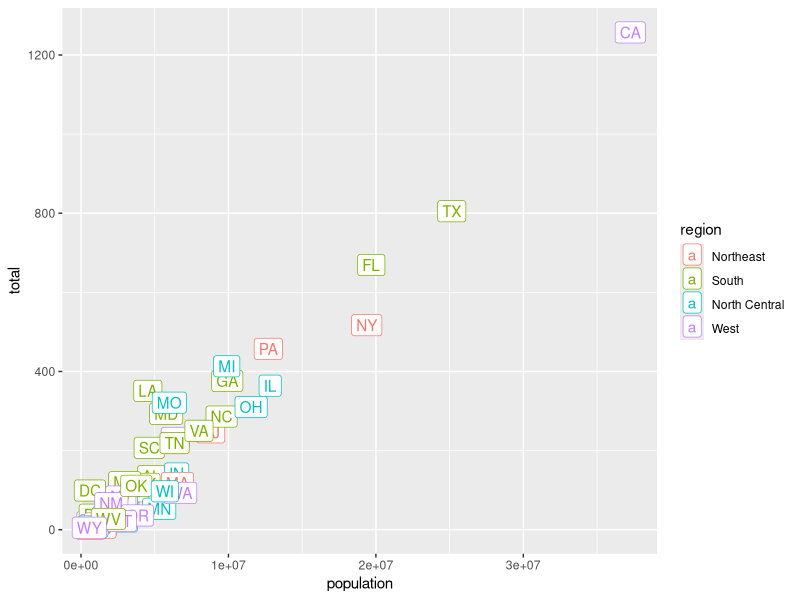
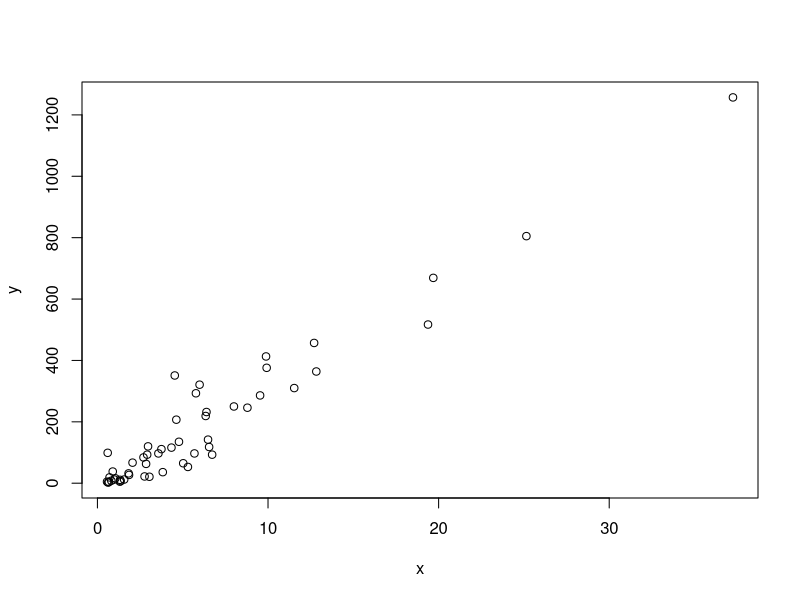
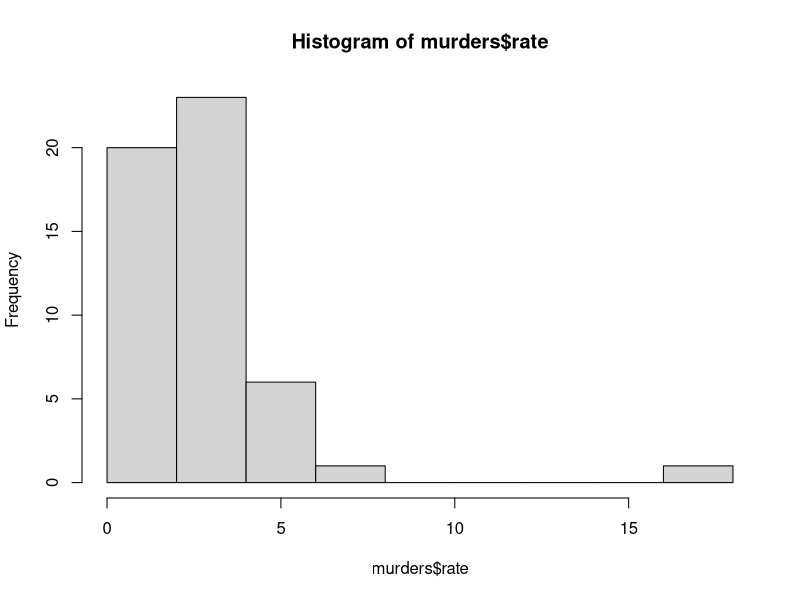
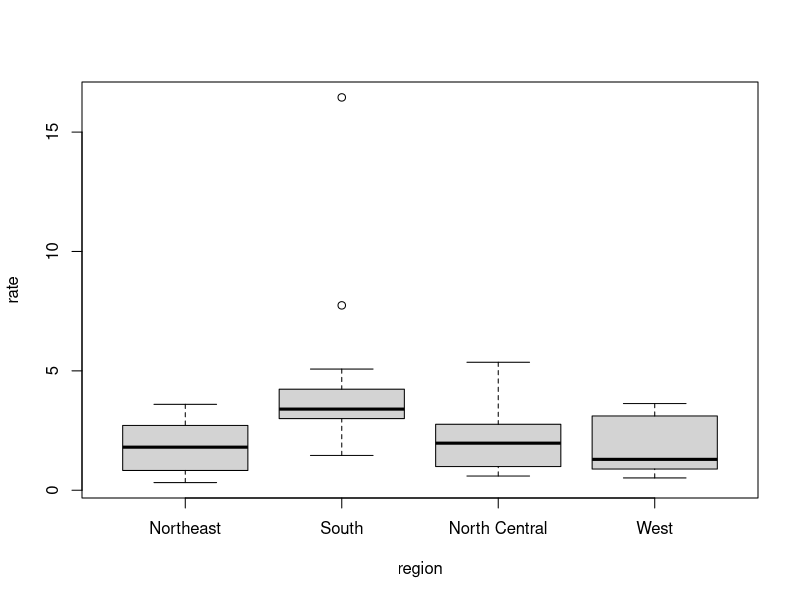
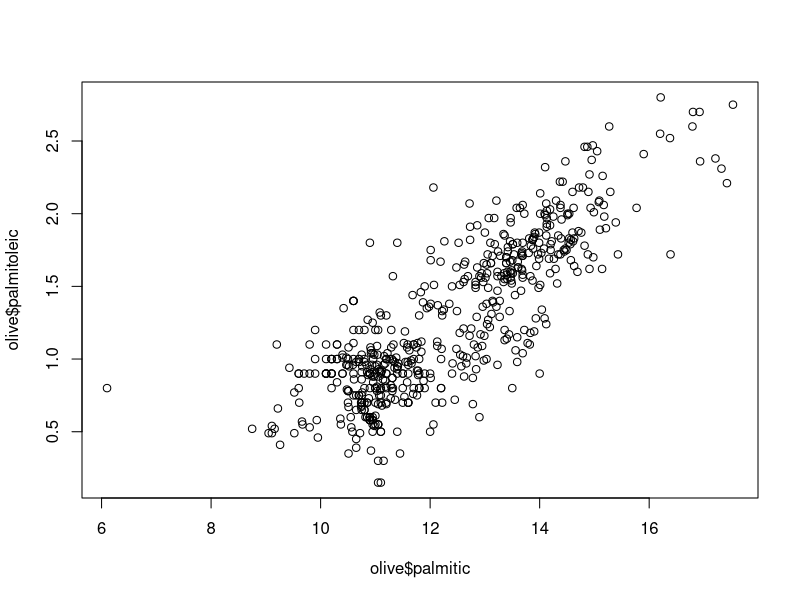
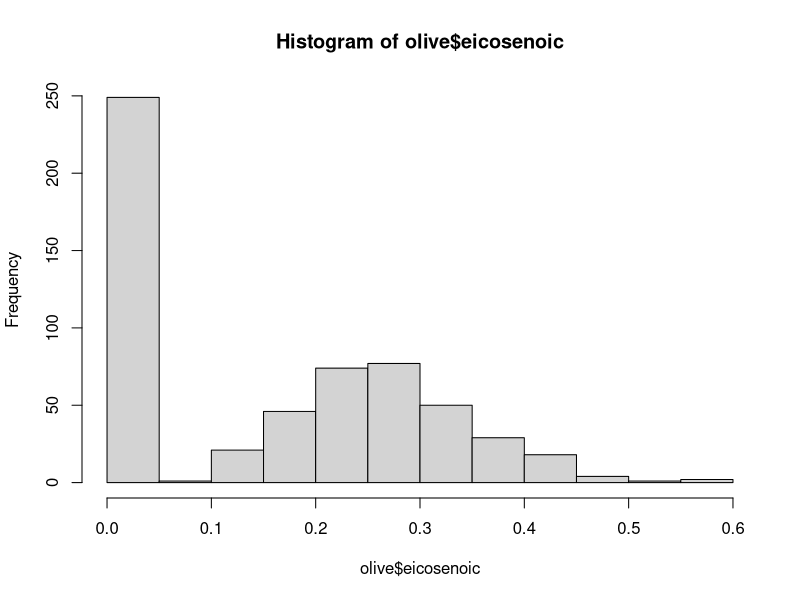
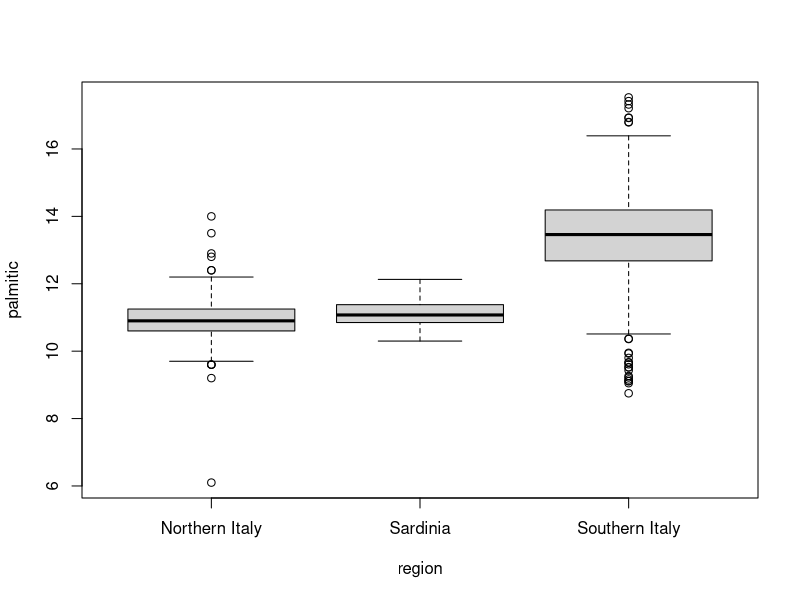
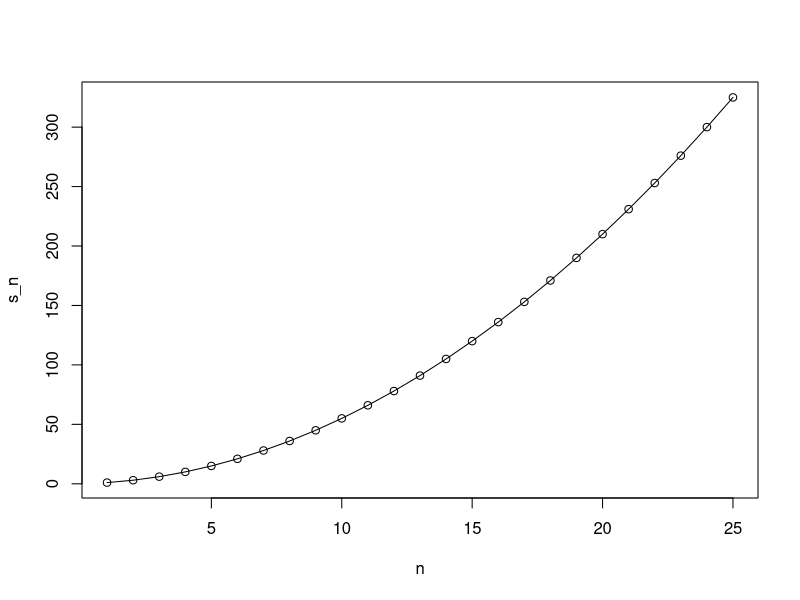

Write the R code that produced these figures, in order.
library(tidyverse)
library(dslabs)
library(dplyr)


##Basics

#use dataset murders
data(murders)

#chart murders
murders %>% ggplot(aes(population, total, label=abb, color=region)) + geom_label()

#play wuith variables
a <- 1
b <- 1
c <- -1
print(a)

#some functions
ls() #variables
help("log") #help
args(log) #help
?"+" #help
class(ls) #data type

#data sets
data() #all data sets
class(murders) 
str(murders) #structure
head(murders) #first lines
murders$population 
names(murders)
pop <- murders$population
length(pop)
length(murders$state)
class(pop)

#data types
z <- 2==3
class(z)
class(murders$region)
levels(murders$region)
a<-2
b<--1
c<-4

#calculation
(-b+sqrt(b*b-4*a*c))/(2*a)
(-b-sqrt(b*b-4*a*c))/(2*a)

##Data
#create a vector
v<- c("a","b","c")
codes <- c("italy" = 380, "canada" = 124, "egypt" = 818) # named elements
class(codes)

# We can also name the elements of a numeric vector using the names() function
codes <- c(380, 124, 818)
country <- c("italy","canada","egypt")
names(codes) <- country
ind <- c(FALSE, TRUE, TRUE)
codes[ind] #where  ind is TRUE

#sequence
seq (1, 10, 2)
codes[2]
codes[c(1,3)] #element1 and 3
codes[1:2] # elements 1 to 2
codes[c("egypt","italy")] # access using names

#coercion
x <- c("a", 1)
class(x)

#conversion
x <- 1:5
y <- as.character(x)
z <- as.numeric(y)
e<-as.numeric(c("1","2","c","s")) #introduce NA missing value
is.na(e) #check for NA
sum(is.na(e)) # Determine how many NA ind has using the sum function

#sorting
sort(murders$total) # sortierung
index <- order(murders$total) #index der Sortierung
murders$state[index] #Staaten anzeigen
max(murders$total) #Max
murders$state[which.max(murders$total)] #Max Index
rank(c(31, 4, 15, 92, 65)) #Rang (kleinste zuerst)

#vector arithmetic
murder_rate <- murders$total / murders$population * 100000
murders$state[order(murder_rate, decreasing=TRUE)]

name <- c("Mandi", "Amy", "Nicole", "Olivia")
distance <- c(0.8, 3.1, 2.8, 4.0)
time <- c(10, 30, 40, 50)
time <- time/60
speed <- distance/time
time[4]
speed[1]
speed

## Indexing
murder_rate <- murders$total / murders$population * 100000
index <- murder_rate <= 0.71 #logical index
murders$state[index] #index with logical vector
sum(index) # coercion logical to numeric
west <- murders$region == "West"
safe <- murder_rate <= 1
murders$state[west & safe] #index with logical vector

# to determine the murder rate in Massachusetts we may do the following
index <- which(murders$state == "Massachusetts")
index
murder_rate[index]

# to obtain the indices and subsequent murder rates of New York, Florida, Texas, we do:
index <- match(c("New York", "Florida", "Texas"), murders$state)
index
murders$state[index]
murder_rate[index]

# to see if Boston, Dakota, and Washington are states
c("Boston", "Dakota", "Washington") %in% murders$state

# adding a column with mutate
murders <- mutate(murders, rate = total / population * 100000)

# subsetting with filter
filter(murders, rate <= 0.71)

# selecting columns with select
new_table <- select(murders, state, region, rate)

# using the pipe
murders %>% select(state, region, rate) %>% filter(rate <= 0.71)

# creating a data frame with stringAsFactors = FALSE
grades <- data.frame(names = c("John", "Juan", "Jean", "Yao"), 
                     exam_1 = c(95, 80, 90, 85), 
                     exam_2 = c(90, 85, 85, 90))
str(grades)
grades <- data.frame(names = c("John", "Juan", "Jean", "Yao"), 
                     exam_1 = c(95, 80, 90, 85), 
                     exam_2 = c(90, 85, 85, 90),
                     stringsAsFactors = TRUE)
str(grades)
nrow(grades)

##Plotting

# a simple scatterplot of total murders versus population
x <- murders$population /10^6
y <- murders$total
plot(x, y)

# a histogram of murder rates
murders <- mutate(murders, rate = total / population * 100000)
hist(murders$rate)
murders$state[which.max(murders$rate)]

# boxplots of murder rates by region
boxplot(rate~region, data = murders)

#summarize
# minimum, median, and maximum murder rate for the states in the West region
s <- murders %>% 
  filter(region == "West") %>%
  summarize(minimum = min(rate), 
            median = median(rate), 
            maximum = max(rate))
s

# average rate adjusted by population size
us_murder_rate <- murders %>% 
  summarize(rate = sum(total) / sum(population) * 10^5)
us_murder_rate

# returning minimum, median, and maximum as a data frame
my_quantile <- function(x){
  r <-  quantile(x, c(0, 0.5, 1))
  data.frame(minimum = r[1], median = r[2], maximum = r[3]) 
}
murders %>% 
  filter(region == "West") %>%
  summarize(my_quantile(rate))

# using pull to save the number directly
us_murder_rate <- murders %>% 
  summarize(rate = sum(total) / sum(population) * 10^5) %>%
  pull(rate)

# using the dot to access the rate
us_murder_rate <- murders %>% 
  summarize(rate = sum(total) / sum(population) * 10^5) %>%
  .$rate

# summarize after grouping
murders %>% 
  group_by(region) %>%
  summarize(median = median(rate))

# order the states by murder rate in descending order
murders %>% arrange(desc(rate)) %>% head()

# order the states by region and then by murder rate within region
murders %>% arrange(region, rate) %>% head()

# return the top 10 states ranked by murder rate, sorted by murder rate
murders %>% arrange(desc(rate)) %>% top_n(10)

##Assessment
library(dslabs)
data(heights)
options(digits = 3) 

str(heights)
average <- mean(heights$height)
ind<-heights$height>average
sum(ind)
ind<-heights$height>average & heights$sex=="Female"
sum(ind)
ind<-heights$sex=="Female"
sum(ind)/length(heights$sex)
minimum <- min(heights$height)
minimum
match(minimum,heights$height)
heights$sex[match(minimum,heights$height)]
maximum <- max(heights$height)
maximum
integers <- seq(1:100)
ind<-integers <= maximum & minimum <= integers
x<-integers[ind]
sum(!(x %in% heights$height))
heights <- mutate(heights,ht_cm=height*2.54)
heights$ht_cm[18]
mean(heights$ht_cm)
females <- heights %>% filter(sex=="Female")
lengths(females)
mean(females$ht_cm)
library(dslabs)
data(olive)
head(olive)
plot(olive$palmitic,olive$palmitoleic)
hist(olive$eicosenoic)
boxplot(palmitic~region,data=olive)


##Programming

#if
a <- 2 #0
if(a!=0){
  print(1/a)
} else{
  print("No reciprocal for 0.")
}

murder_rate <- murders$total / murders$population*100000
ind <- which.min(murder_rate)
if(murder_rate[ind] < 0.5){
  print(murders$state[ind]) 
} else{
  print("No state has murder rate that low")
}


# the ifelse() function is particularly useful on vectors
a <- c(0,1,2,-4,5)
result <- ifelse(a > 0, 1/a, NA)

# the ifelse() function is also helpful for replacing missing values
data(na_example)
sum(is.na(na_example))
no_nas <- ifelse(is.na(na_example), 0, na_example) 
sum(is.na(no_nas))

# the any() and all() functions evaluate logical vectors
z <- c(TRUE, TRUE, FALSE)
any(z) #like OR
all(z) #like AND

# example of defining a function to compute the average of a vector x
avg <- function(x=c(0,0)){ #default with vector 0,0
  s <- sum(x)
  n <- length(x)
  s/n # return value in last line
}
avg(seq(1,100))

#loops
# creating a function that computes the sum of integers 1 through n
compute_s_n <- function(n){
  x <- 1:n
  sum(x)
}

# a for-loop for our summation
m <- 25
s_n <- vector(length = m) # create an empty vector
for(n in 1:m){
  s_n[n] <- compute_s_n(n)
}

# creating a plot for our summation function
n <- 1:m
# overlaying our function with the summation formula
plot(n, s_n)
lines(n, n*(n+1)/2)

#assessment
library(dslabs)
data(heights)
sum(ifelse(heights$sex=="Female",1,2))
mean(ifelse(heights$height>72,heights$height,0))
inches_to_ft<-function(x){x/12} 
inches_to_ft(144)
sum(inches_to_ft(heights$height)<5)
